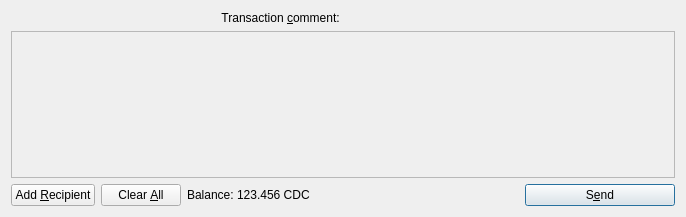
<?xml version="1.0" encoding="UTF-8"?>
<ui version="4.0">
 <class>SendCoinsDialog</class>
 <widget class="QDialog" name="SendCoinsDialog">
  <property name="geometry">
   <rect>
    <x>0</x>
    <y>0</y>
    <width>686</width>
    <height>217</height>
   </rect>
  </property>
  <property name="windowTitle">
   <string>Send Coins</string>
  </property>
  <layout class="QVBoxLayout" name="verticalLayout">
   <item>
    <layout class="QHBoxLayout" name="horizontalLayoutTxComment">
     <property name="spacing">
      <number>0</number>
     </property>
     <item>
      <widget class="QLabel" name="labelTxComment">
       <property name="text">
        <string>Transaction &amp;comment: </string>
       </property>
       <property name="alignment">
        <set>Qt::AlignLeading|Qt::AlignLeft|Qt::AlignRight|Qt::AlignTrailing|Qt::AlignVCenter</set>
       </property>
       <property name="buddy">
        <cstring>editTxComment</cstring>
       </property>
      </widget>
     </item>
     <item>
      <widget class="QValidatedLineEdit" name="editTxComment" native="true">
       <property name="enabled">
        <bool>true</bool>
       </property>
       <property name="toolTip">
        <string>Enter a transaction comment (Note: this information is public)</string>
       </property>
      </widget>
     </item>
    </layout>
   </item>
   <item>
    <widget class="QScrollArea" name="scrollArea">
     <property name="widgetResizable">
      <bool>true</bool>
     </property>
     <widget class="QWidget" name="scrollAreaWidgetContents">
      <property name="geometry">
       <rect>
        <x>0</x>
        <y>0</y>
        <width>666</width>
        <height>145</height>
       </rect>
      </property>
      <layout class="QVBoxLayout" name="verticalLayout_2">
       <property name="leftMargin">
        <number>0</number>
       </property>
       <property name="topMargin">
        <number>0</number>
       </property>
       <property name="rightMargin">
        <number>0</number>
       </property>
       <property name="bottomMargin">
        <number>0</number>
       </property>
       <item>
        <layout class="QVBoxLayout" name="entries">
         <property name="spacing">
          <number>6</number>
         </property>
        </layout>
       </item>
       <item>
        <spacer name="verticalSpacer">
         <property name="orientation">
          <enum>Qt::Vertical</enum>
         </property>
         <property name="sizeHint" stdset="0">
          <size>
           <width>20</width>
           <height>40</height>
          </size>
         </property>
        </spacer>
       </item>
      </layout>
     </widget>
    </widget>
   </item>
   <item>
    <layout class="QHBoxLayout" name="horizontalLayout">
     <item>
      <widget class="QPushButton" name="addButton">
       <property name="toolTip">
        <string>Send to multiple recipients at once</string>
       </property>
       <property name="text">
        <string>Add &amp;Recipient</string>
       </property>
       <property name="icon">
        <iconset resource="../cloudcoin.qrc">
         <normaloff>:/icons/add</normaloff>:/icons/add</iconset>
       </property>
       <property name="autoDefault">
        <bool>false</bool>
       </property>
      </widget>
     </item>
     <item>
      <widget class="QPushButton" name="clearButton">
       <property name="sizePolicy">
        <sizepolicy hsizetype="Minimum" vsizetype="Fixed">
         <horstretch>0</horstretch>
         <verstretch>0</verstretch>
        </sizepolicy>
       </property>
       <property name="toolTip">
        <string>Remove all transaction fields</string>
       </property>
       <property name="text">
        <string>Clear &amp;All</string>
       </property>
       <property name="icon">
        <iconset resource="../cloudcoin.qrc">
         <normaloff>:/icons/remove</normaloff>:/icons/remove</iconset>
       </property>
       <property name="autoRepeatDelay">
        <number>300</number>
       </property>
       <property name="autoDefault">
        <bool>false</bool>
       </property>
      </widget>
     </item>
     <item>
      <layout class="QHBoxLayout" name="horizontalLayout_2">
       <property name="spacing">
        <number>3</number>
       </property>
       <item>
        <widget class="QLabel" name="label">
         <property name="text">
          <string>Balance:</string>
         </property>
        </widget>
       </item>
       <item>
        <widget class="QLabel" name="labelBalance">
         <property name="cursor">
          <cursorShape>IBeamCursor</cursorShape>
         </property>
         <property name="text">
          <string>123.456 CDC</string>
         </property>
         <property name="textInteractionFlags">
          <set>Qt::LinksAccessibleByMouse|Qt::TextSelectableByKeyboard|Qt::TextSelectableByMouse</set>
         </property>
        </widget>
       </item>
      </layout>
     </item>
     <item>
      <spacer name="horizontalSpacer">
       <property name="orientation">
        <enum>Qt::Horizontal</enum>
       </property>
       <property name="sizeHint" stdset="0">
        <size>
         <width>40</width>
         <height>20</height>
        </size>
       </property>
      </spacer>
     </item>
     <item>
      <widget class="QPushButton" name="sendButton">
       <property name="minimumSize">
        <size>
         <width>150</width>
         <height>0</height>
        </size>
       </property>
       <property name="toolTip">
        <string>Confirm the send action</string>
       </property>
       <property name="text">
        <string>S&amp;end</string>
       </property>
       <property name="icon">
        <iconset resource="../cloudcoin.qrc">
         <normaloff>:/icons/send</normaloff>:/icons/send</iconset>
       </property>
       <property name="default">
        <bool>true</bool>
       </property>
      </widget>
     </item>
    </layout>
   </item>
  </layout>
 </widget>
 <customwidgets>
  <customwidget>
   <class>QValidatedLineEdit</class>
   <extends>QWidget</extends>
   <header>qvalidatedlineedit.h</header>
  </customwidget>
 </customwidgets>
 <resources>
  <include location="../cloudcoin.qrc"/>
 </resources>
 <connections/>
</ui>
